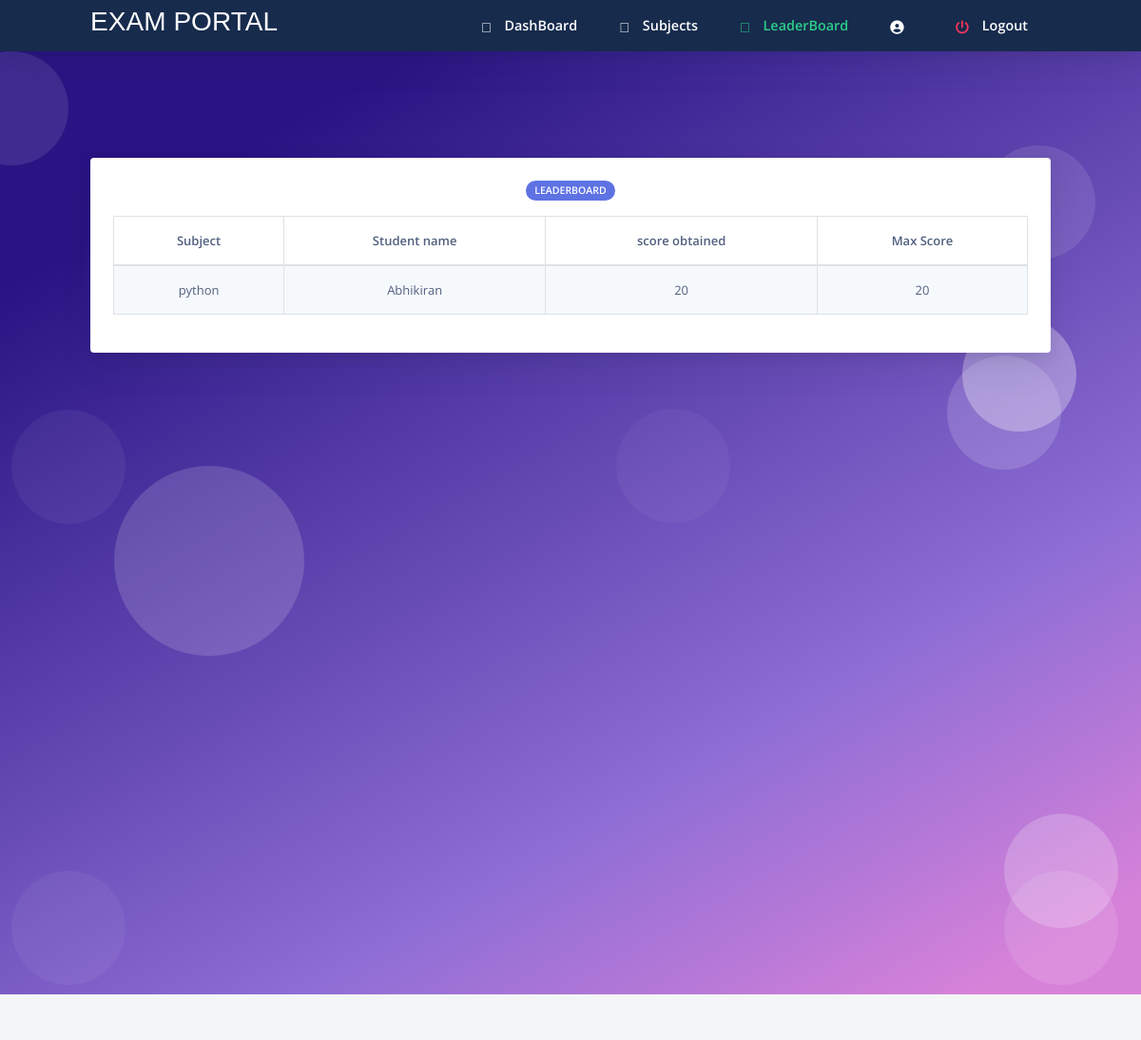
The page /staffleaderboard.php on the database its author committed.
### tables this page shows
CREATE TABLE `score` (
  `slno` int(11) NOT NULL,
  `score` int(11) NOT NULL,
  `quizid` int(11) NOT NULL,
  `usn` varchar(30) NOT NULL,
  `totalscore` int(11) NOT NULL,
  `remark` varchar(20) NOT NULL
);

CREATE TABLE `quiz` (
  `quizid` int(11) NOT NULL,
  `quizname` varchar(20) NOT NULL,
  `date_created` timestamp NOT NULL DEFAULT current_timestamp(),
  `staffid` varchar(30) NOT NULL
);

CREATE TABLE `student` (
  `usn` varchar(10) NOT NULL,
  `name` varchar(20) NOT NULL,
  `mail` varchar(30) NOT NULL,
  `phno` varchar(10) NOT NULL,
  `gender` varchar(1) NOT NULL,
  `DOB` varchar(10) NOT NULL,
  `pw` varchar(200) NOT NULL,
  `dept` varchar(3) DEFAULT NULL
);

### staffleaderboard.php (the view, shortened to what this page needs)
<html>
<?php require ("header.php");?>
<?php
require_once 'sql.php';
                $conn = mysqli_connect($host, $user, $ps, $project);if (!$conn) {
    echo "<script>alert(\"Database error retry after some time !\")</script>";
}
?>
 <body class="bg-white" id="top">
    <nav
      id="navbar-main"
      class="
        navbar navbar-main navbar-expand-lg
        bg-default
        navbar-light
        position-sticky
        top-0
        shadow
        py-0
      "
    >
      <div class="container">
        <ul class="navbar-nav navbar-nav-hover align-items-lg-center">
          <li class="nav-item dropdown">
            <a href="index.php" class="navbar-brand mr-lg-5 text-white">
            <h3 style="color: white; font-family:Verdana, Geneva, Tahoma, sans-serif;">Exam Portal</h3>
            </a>
          </li>
        </ul>
        <div class="navbar-collapse collapse bg-default" id="navbar_global">
          <ul class="navbar-nav align-items-lg-center ml-auto">
				 <li class="nav-item">
              <a href="homestaff.php" class="nav-link">
                <span class="text-white nav-link-inner--text font-weight-bold"
                  ><i class="text-white fad fa-home"></i> DashBoard</span
                >
              </a>
            </li>
			 <li class="nav-item">
              <a href="quizlist.php" class="nav-link">
                <span class="text-white nav-link-inner--text font-weight-bold"
                  ><i class="text-white fad fa-poll"></i> Subjects</span
                >
              </a>
            </li>
			 <li class="nav-item">
              <a href="staffleaderboard.php" class="nav-link">
                <span class="text-success nav-link-inner--text font-weight-bold"
                  ><i class="text-success fad fa-award"></i> LeaderBoard</span
                >
              </a>
            </li>
			 <li class="nav-item">
              <a href="staffprofile.php" class="nav-link">
                <span class="text-white nav-link-inner--text font-weight-bold"
                  ><i class="text-white fas fa-user-circle"></i> <?php echo $dbname ?></span
                >
              </a>
            </li>
		   <li class="nav-item">
              <a href="logout.php" class="nav-link">
                <span class="text-white nav-link-inner--text font-weight-bold"
                  ><i class="text-danger fas fa-power-off"></i> Logout</span
                >
              </a>
            </li>
          </ul>
        </div>
      </div>
    </nav>
  <section class="section section-shaped section-lg">
    <div class="shape shape-style-1 shape-primary">
      <span></span>
      <span></span>
      <span></span>
      <span></span>
      <span></span>
      <span></span>
      <span></span>
      <span></span>
      <span></span>
      <span></span>
    </div>
<div class="container">
<div class="row">
            <div class="col-sm-12 mb-3">
              <div class="card card-body bg-gradient-white text-white mt-3">
			   <div class="col-12 mx-auto text-center">
            <span class="badge badge-primary badge-pill mb-3">Leaderboard</span>
          </div>
            <?php
            $sql="call leaderboard;";
            $res=mysqli_query($conn,$sql);
            if($res)
            {
                echo "<table id=\"le\" class=\"table table-striped table-hover table-bordered  text-center \">
				<thead class=\" font-weight-bold \"><tr>
				<td>Subject</td>
				<td>Student name</td>
				<td>score obtained</td>
				<td>Max Score</td>
				</tr></thead>";
                while ($row = mysqli_fetch_assoc($res)) {
                    echo "<tr><td>".$row["quizname"]."</td><td>".$row["name"]."</td><td>".$row["score"]."</td><td>".$row["totalscore"]."</td></tr>";
                }
                echo "</table>";
            }
            else{
                echo mysqli_error($conn);
            }
            ?>
             </div>
                </div>
              </div>
    </div>
</section>
    <?php require("footer.php");?>
</body>
</html>

### rows shown on the page
score: quizid.quizname "python", usn.name "Abhikiran", score "20", totalscore "20"
